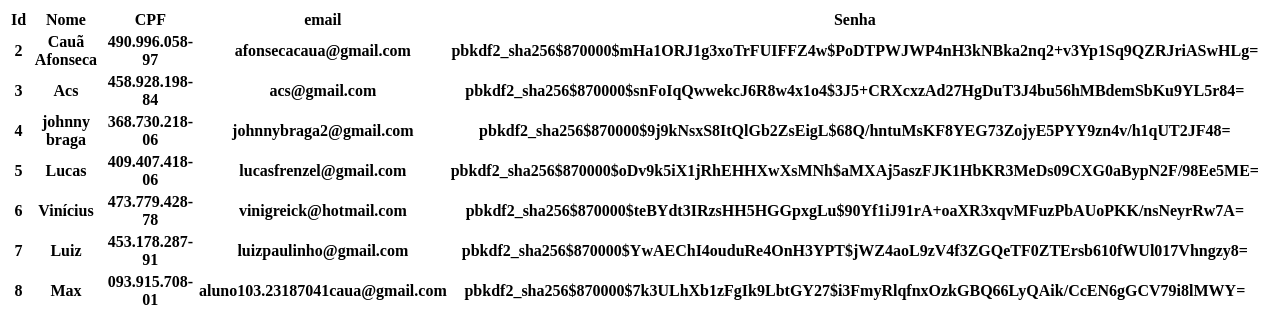
Page /cadastro/ on the earlier database version.
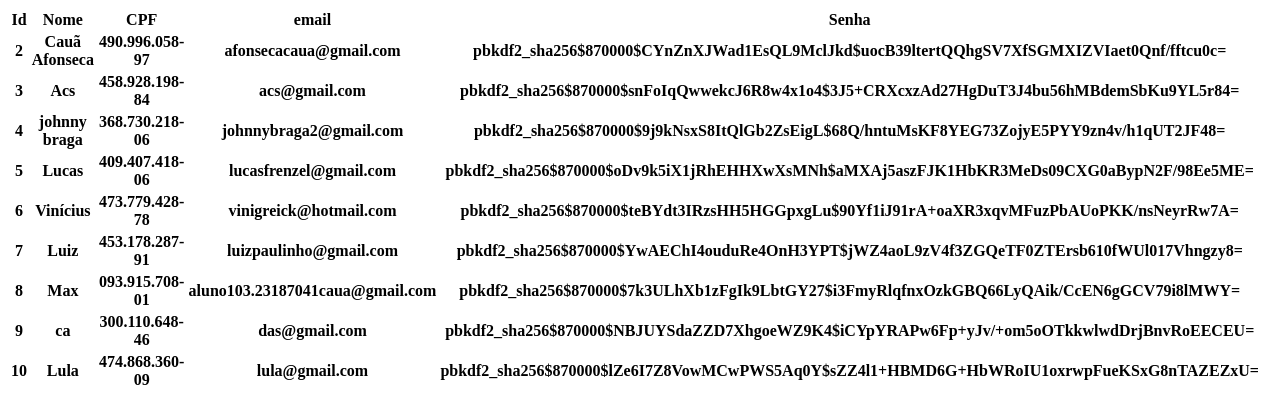
Same page on the later database version.
### core/models.py (models this page shows, shortened)
class Cadastro(models.Model):
    nome = models.CharField(max_length=100, unique=True)
    cpf = models.CharField(max_length=11, unique=True)
    email = models.EmailField(max_length=100, unique=True)
    senha = models.CharField(max_length=128)
    reset_token = models.CharField(max_length=255, blank=True, null=True)  # Token para resetar a senha

### core/views.py (the view, shortened to what this page needs)
# urls.py: path('cadastro/', views.usuarios, name='listagem_usuarios'),  # URL para cadastro
def usuarios(request):
    usuarios = {
        'usuarios': Cadastro.objects.all(),
    }
    return render(request, 'core/usuarios.html', usuarios)

### core/templates/core/usuarios.html
<div  class="container">
    <table>
        <tr>
            <th>Id</th>
            <th>Nome</th>
            <th>CPF</th>
            <th>email</th>
            <th>Senha</th>
        </tr>
        {% for cadastro in usuarios%}
        <tr>
            <th>{{cadastro.id}}</th>
            <th>{{cadastro.nome}}</th>
            <th>{{cadastro.cpf}}</th>
            <th>{{cadastro.email}}</th>
            <th>{{cadastro.senha}}</th>
        </tr>
        {% endfor%}
    </table>
</div>

Differences in the rows shown:
changed Cadastro "Cauã Afonseca": senha "pbkdf2_sha256$870000$mHa1ORJ1g3xoTrFUIFFZ4w$PoDTPWJWP4nH3kNBka2nq2+v3Yp1Sq9QZRJriASwHLg=" → "pbkdf2_sha256$870000$CYnZnXJWad1EsQL9MclJkd$uocB39ltertQQhgSV7XfSGMXIZVIaet0Qnf/fftcu0c="
added Cadastro: id "9", nome "ca", cpf "300.110.648-46", email "das@gmail.com", senha "pbkdf2_sha256$870000$NBJUYSdaZZD7XhgoeWZ9K4$iCYpYRAPw6Fp+yJv/+om5oOTkkwlwdDrjBnvRoEECEU="
added Cadastro: id "10", nome "Lula", cpf "474.868.360-09", email "lula@gmail.com", senha "pbkdf2_sha256$870000$lZe6I7Z8VowMCwPWS5Aq0Y$sZZ4l1+HBMD6G+HbWRoIU1oxrwpFueKSxG8nTAZEZxU="
